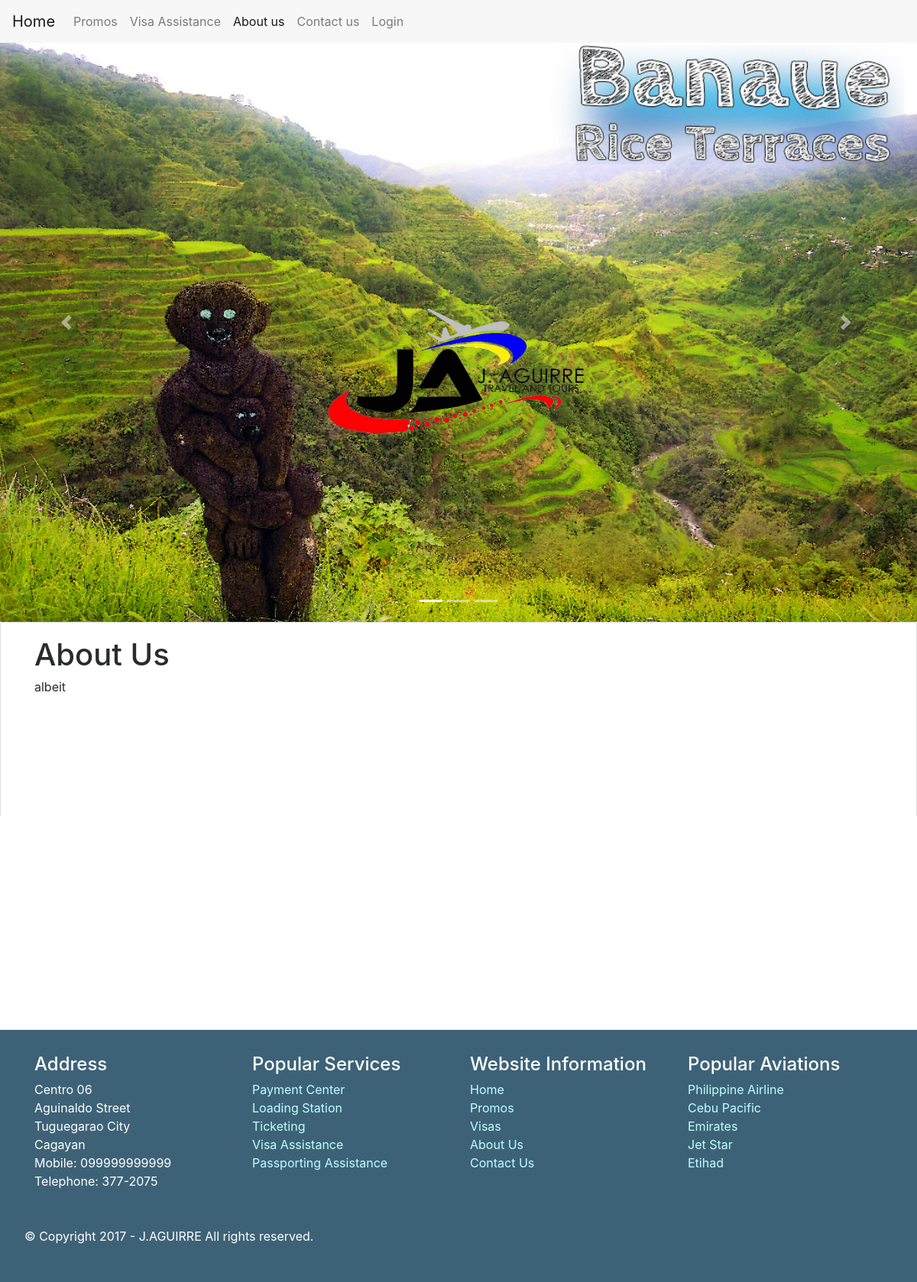
Page /index.php/index/about on the committed database.
### tables this page shows
CREATE TABLE `tbl_config` (
  `conf_id` int(11) NOT NULL AUTO_INCREMENT,
  `conf_site_name` varchar(255) DEFAULT 'Sample Website',
  `conf_site_description` text,
  `conf_featured_message` text,
  `conf_about` text,
  `conf_contact_info` varchar(55) DEFAULT NULL,
  `conf_copyright_message` text,
  `conf_edited_date` datetime DEFAULT CURRENT_TIMESTAMP ON UPDATE CURRENT_TIMESTAMP,
  `conf_edited_by` bigint(20) DEFAULT '0',
  PRIMARY KEY (`conf_id`)
);

### application/controllers/Index.php (called while the page is built, shortened)
<?php
class Index extends CI_Controller {
	public function __construct() {
		$this->load->library( array('user_security', 'page_actions') );
		$this->load->helper( array( 'url' ) );
		$this->load->helper( array( 'url', 'html' ) );
		$this->load->database();
		$this->load->model('Media_model', 'media_mdl');
		$this->load->model('Config_model', 'config_mdl');
	}
	public function about() {
		$data['config_metadatas'] = $this->config_mdl->get_config_settings();
		$this->load->view('header', $data);
		$this->load->view('Navbar_home');
		$this->load->view('About_view');
		$this->load->view('footer_home');
	}
}
?>

### index.php (called while the page is built, shortened)
<?php
require_once BASEPATH.'core/CodeIgniter.php';

### application/models/Config_model.php (called while the page is built, shortened)
<?php
class Config_model extends CI_Model {
	public function get_config_settings($params = null) {
		$this->db->select('conf_id, conf_site_name, conf_site_description, conf_featured_message, conf_about, conf_contact_info, conf_copyright_message, conf_edited_date, conf_edited_by');
		$this->db->order_by('conf_edited_date', 'DESC');
		$query = $this->db->get('tbl_config', 1);
		if ($query) {
			if ($query->num_rows() > 0) {
				return $query->row();
			}
		}
		return false;
	}
}
?>

### application/views/Footer_home.php (the view, shortened to what this page needs)
<?php
$copyright_message = $config_metadatas != false ? $config_metadatas->conf_copyright_message : '© Copyright 2017 - J.AGUIRRE All rights reserved.';
$contact_info = $config_metadatas != false ? $config_metadatas->conf_contact_info : 'xxxxxxxxxxx';
?>
		<div class="travel-footer">
			<footer class="mainfooter" role="contentinfo">
				<div class="footer-middle">
					<div class="container">
						<div class="row">
							<div class="col-md-3 col-sm-6">
								<div class="footer-pad">
									<h4>Address</h4>
									<address>
										<ul class="list-unstyled">
											<li>
												Centro 06<br>
												Aguinaldo Street<br>
												Tuguegarao City<br>
												Cagayan<br>
											</li>
											<li>
												Mobile: <?php echo $contact_info ?>
											</li>
											<li>
												Telephone: 377-2075
											</li>
										</ul>
									</address>
								</div>
							</div>
							<div class="col-md-3 col-sm-6">
								<div class="footer-pad">
									<h4>Popular Services</h4>
									<ul class="list-unstyled">
										<li><a href="#">Payment Center</a></li>
										<li><a href="#">Loading Station</a></li>
										<li><a href="#">Ticketing</a></li>
										<li><a href="#">Visa Assistance</a></li>
										<li><a href="#">Passporting Assistance</a></li>
									</ul>
								</div>
							</div>
							<div class="col-md-3 col-sm-6">
								<div class="footer-pad">
									<h4>Website Information</h4>
									<ul class="list-unstyled">
										<li><a href="#">Home</a></li>
										<li><a href="#">Promos</a></li>
										<li><a href="#">Visas</a></li>
										<li><a href="#">About Us</a></li>
										<li><a href="#">Contact Us</a></li>
									</ul>
								</div>
							</div>
							<div class="col-md-3 col-sm-6">
								<div class="footer-pad">
									<h4>Popular Aviations</h4>
									<ul class="list-unstyled">
										<li><a href="#">Philippine Airline</a></li>
										<li><a href="#">Cebu Pacific</a></li>
										<li><a href="#">Emirates</a></li>
										<li><a href="#">Jet Star</a></li>
										<li><a href="#">Etihad</a></li>
									</ul>
								</div>
							</div>
						</div>
					</div>
				</div>
				<div class="footer-bottom">
					<div class="container">
						<div class="row">
							<div class="col-xs-12">
								<p class="text-xs-center"><?php echo $copyright_message ?></p>
							</div>
						</div>
					</div>
				</div>
			</footer>
		</div>
	</div>
</body>
</html>

### application/views/About_view.php (shortened to what this page needs)
<?php
$about_msg = $config_metadatas != false ? $config_metadatas->conf_about : '';
?>
<div class="travel-about">
	<div class="card">
		<div class="card-block">
			<div class="container">
				<h1>About Us</h1>
				<p><?php echo $about_msg ?></p>
			</div>
			<div id="map"></div>
		</div>
	</div>
</div>

### rows in the picture
tbl_config: conf_about "albeit", conf_contact_info "099999999999", conf_copyright_message "© Copyright 2017 - J.AGUIRRE All rights reserved."
